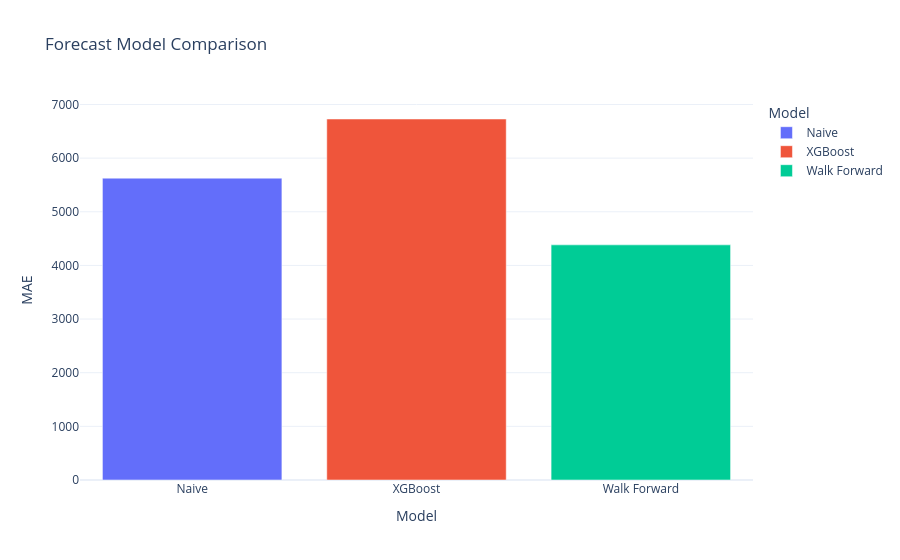

Notebook code cell kept with this figure:
### Code cell
fig = px.bar(

    comparison,

    x="Model",

    y="MAE",

    color="Model",

    title="Forecast Model Comparison",

    template="plotly_white"

)

fig.show()

### Figure 1 — Plotly figure (JSON) as saved in the notebook; plotly's stock layout.template omitted (floating-point values rounded to 4 significant figures)
{"data": [{"hovertemplate": "Model=%{x}<br>MAE=%{y}<extra></extra>", "legendgroup": "Naive", "marker": {"color": "#636efa", "pattern": {"shape": ""}}, "name": "Naive", "orientation": "v", "showlegend": true, "textposition": "auto", "type": "bar", "x": ["Naive"], "xaxis": "x", "y": [5626.0], "yaxis": "y"}, {"hovertemplate": "Model=%{x}<br>MAE=%{y}<extra></extra>", "legendgroup": "XGBoost", "marker": {"color": "#EF553B", "pattern": {"shape": ""}}, "name": "XGBoost", "orientation": "v", "showlegend": true, "textposition": "auto", "type": "bar", "x": ["XGBoost"], "xaxis": "x", "y": [6729.0], "yaxis": "y"}, {"hovertemplate": "Model=%{x}<br>MAE=%{y}<extra></extra>", "legendgroup": "Walk Forward", "marker": {"color": "#00cc96", "pattern": {"shape": ""}}, "name": "Walk Forward", "orientation": "v", "showlegend": true, "textposition": "auto", "type": "bar", "x": ["Walk Forward"], "xaxis": "x", "y": [4383.0], "yaxis": "y"}], "layout": {"barmode": "relative", "legend": {"title": {"text": "Model"}, "tracegroupgap": 0}, "title": {"text": "Forecast Model Comparison"}, "xaxis": {"anchor": "y", "categoryarray": ["Naive", "XGBoost", "Walk Forward"], "categoryorder": "array", "domain": [0, 1], "title": {"text": "Model"}}, "yaxis": {"anchor": "x", "domain": [0, 1], "title": {"text": "MAE"}}}}
